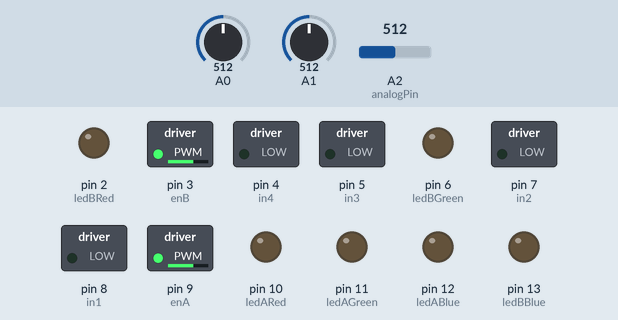
This sketch was run on a simulated Arduino Uno, built with avr-gcc and run on an emulated ATmega328P. Parts: switched loads named in the sketch (green lamp = pin HIGH), output pins drawn as LEDs (lit = HIGH). The inputs (shaded band) are chosen by the test bench; at power-on: A2 (analogPin) = 512, A0 = 512, A1 = 512. What the sketch prints to the serial monitor is not drawn.

Above: at 1.2 s.
1.3 s: A2 (analogPin) set to 583
2.8 s: A2 (analogPin) set to 619
At 3.4 s:
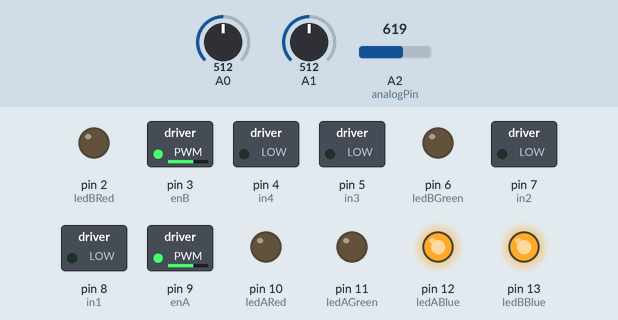
4.3 s: A2 (analogPin) set to 590
At 5.5 s:
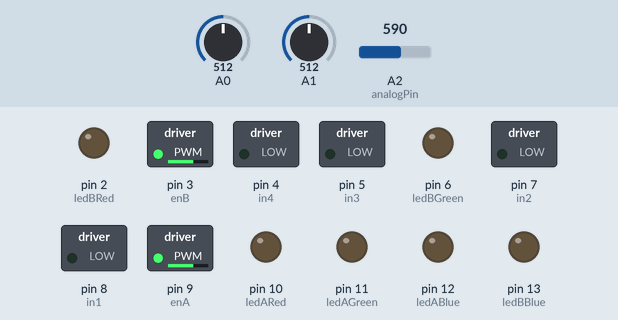
5.8 s: A2 (analogPin) set to 610
At 6.8 s:
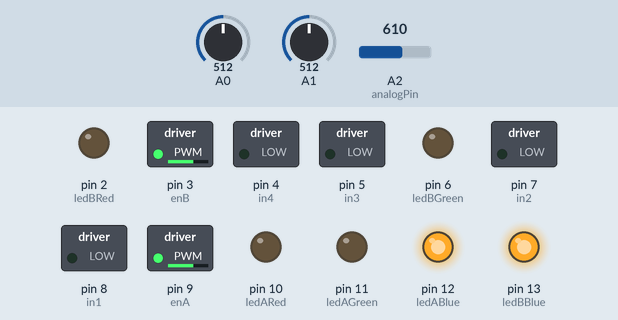
7.3 s: A0 set to 487
At 8.5 s:
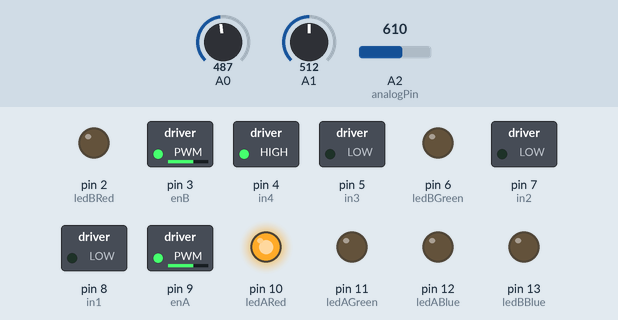
8.8 s: A1 set to 488
At 9.6 s:
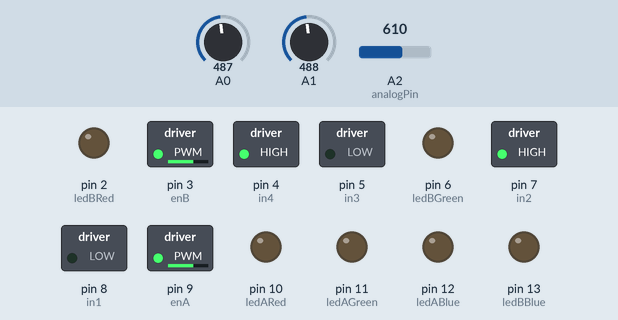
Timing chart, 0 to 11.3 s (numbered marks = the images above; inputs shaded):
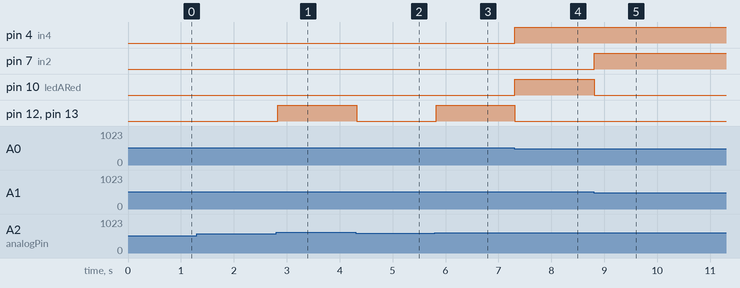

The sketch:

main.ino
```cpp
// Connect the NodeMCU ESP-32's PWM pin to this analog input pin
const int analogPin = A2;

// Motor A connections
int enA = 9;
int in1 = 8;
int in2 = 7;
// Motor B connections
int enB = 3;
int in3 = 5;
int in4 = 4;
//Led A connections
int ledARed = 10;
int ledAGreen = 11;
int ledABlue = 12;

int ledBRed = 2;
int ledBGreen = 6;
int ledBBlue = 13;

bool driveR;
bool driveL;

bool enableFlag = false;

void setup() {
  // Set all the motor control pins to outputs
  pinMode(enA, OUTPUT);
  pinMode(enB, OUTPUT);
  pinMode(in1, OUTPUT);
  pinMode(in2, OUTPUT);
  pinMode(in3, OUTPUT);
  pinMode(in4, OUTPUT);

  pinMode(A0, INPUT);
  pinMode(A1, INPUT);

  pinMode(ledARed, OUTPUT);
  pinMode(ledAGreen, OUTPUT);
  pinMode(ledABlue, OUTPUT);

  pinMode(ledBRed, OUTPUT);
  pinMode(ledBGreen, OUTPUT);
  pinMode(ledBBlue, OUTPUT);

  driveR = false;
  driveL = false;

  //Set motor speed
  analogWrite(enA, 160);
  analogWrite(enB, 160);

  // Turn off motors - Initial state
  digitalWrite(in1, LOW);
  digitalWrite(in2, LOW);
  digitalWrite(in3, LOW);
  digitalWrite(in4, LOW);

  setALOW();
  setBLOW();

  Serial.begin(9600);
}

void loop() {
  int analogValueFromMCU = analogRead(analogPin);
  Serial.println(analogValueFromMCU);

  if(analogValueFromMCU > 600) {
    enableFlag = true;
    // Serial.println(analogValueFromMCU);
    Serial.println(enableFlag);
    Serial.println("ON");
  }
  else {
    enableFlag = false;
    Serial.println(enableFlag);
    Serial.println("OFF");
  }

  if (enableFlag) {
    if (analogRead(A1) < 500) {
      digitalWrite(in2, HIGH);
      driveL = true;
    } else {
      digitalWrite(in2, LOW);
      driveL = false;
    }

    if (analogRead(A0) < 500) {
      digitalWrite(in4, HIGH);
      driveR = true;
    } else {
      digitalWrite(in4, LOW);
      driveR = false;
    }

    if (driveL == true && driveR == true) {
      setALOW();
      setBLOW();
    } else if (driveL == true && driveR == false) {
      setBRed();
      setALOW();
    } else if (driveL == false && driveR == true) {
      setARed();
      setBLOW();
    } else if (driveL == false && driveR == false) {
      setABlue();
      setBBlue();
    }
  } else {
    digitalWrite(in2, LOW);
    digitalWrite(in4, LOW);
    setALOW();
    setBLOW();
    driveL = false;
    driveR = false;
  }
}

void setALOW() {
  digitalWrite(ledABlue, LOW);
  digitalWrite(ledAGreen, LOW);
  digitalWrite(ledARed, LOW);
}
void setARed() {
  digitalWrite(ledABlue, LOW);
  digitalWrite(ledAGreen, LOW);
  digitalWrite(ledARed, HIGH);
}
void setABlue() {
  digitalWrite(ledAGreen, LOW);
  digitalWrite(ledARed, LOW);
  digitalWrite(ledABlue, HIGH);
}

void setBLOW() {
  digitalWrite(ledBBlue, LOW);
  digitalWrite(ledBGreen, LOW);
  digitalWrite(ledBRed, LOW);
}
void setBRed() {
  digitalWrite(ledBBlue, LOW);
  digitalWrite(ledBGreen, LOW);
  digitalWrite(ledBRed, HIGH);
}
void setBBlue() {
  digitalWrite(ledBGreen, LOW);
  digitalWrite(ledBRed, LOW);
  digitalWrite(ledBBlue, HIGH);
}
```

Measured:
- the behaviour switches between 600 and 601 on A2 (analogPin) (found by bisection; images 0 and 1)
- the behaviour switches between 500 and 499 on A0 (found by bisection; images 3 and 4)
- the behaviour switches between 500 and 499 on A1 (found by bisection; images 4 and 5)
- after the input at 2.8 s, pin 12 (ledABlue), pin 13 (ledBBlue): LOW → HIGH at once
- after the input at 4.3 s, pin 12 (ledABlue), pin 13 (ledBBlue): HIGH → LOW at once
- after the input at 5.8 s, pin 12 (ledABlue), pin 13 (ledBBlue): LOW → HIGH at once
- after the input at 7.3 s, pin 4 (in4), pin 10 (ledARed): LOW → HIGH at once; pin 12 (ledABlue), pin 13 (ledBBlue): HIGH → LOW at once
- after the input at 8.8 s, pin 7 (in2): LOW → HIGH at once; pin 10 (ledARed): HIGH → LOW at once
